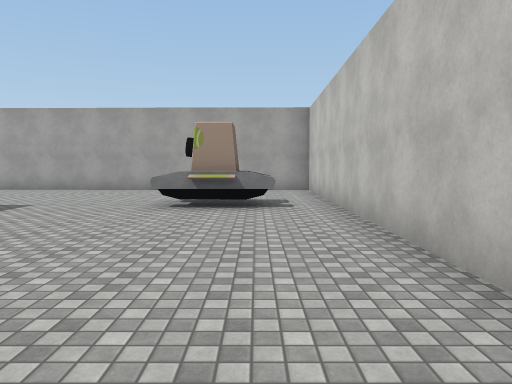
[1] (above)

24 first-person views from a walk through a scene from a Unity 3-D project. The camera is 1.5 m above the floor, tilts 4° down and sees 70° across. The floor is counted in squares, 2.2 m on a side. Each view is taken from the middle of a square. On the plan, view 1 faces up. The plan holds only what a view shows up to about 11 squares ahead; the rest is blank. The place goes on beyond the plan. The player character is not drawn. Some surface patterns are stand-ins.

[2]
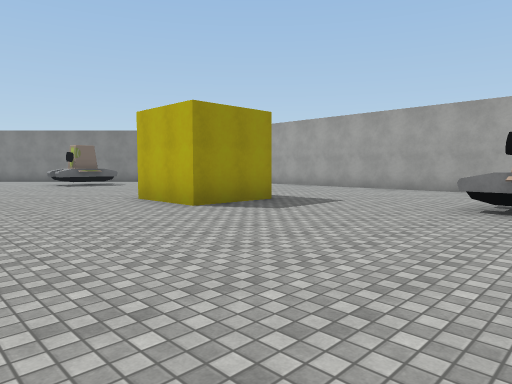

[3]
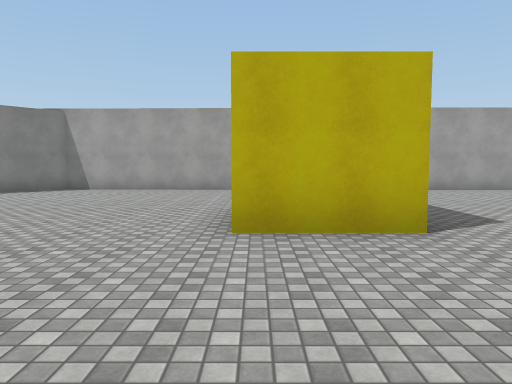

[4]
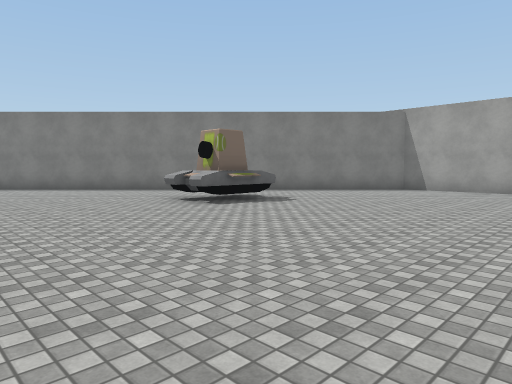

[5]
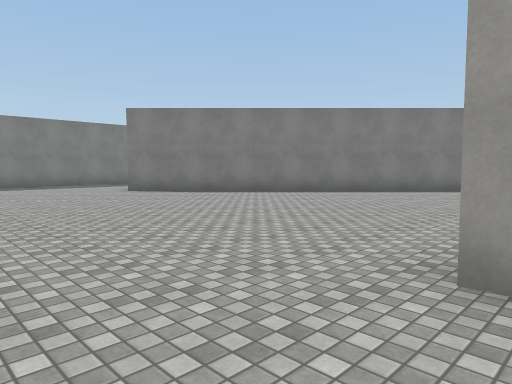

[6]
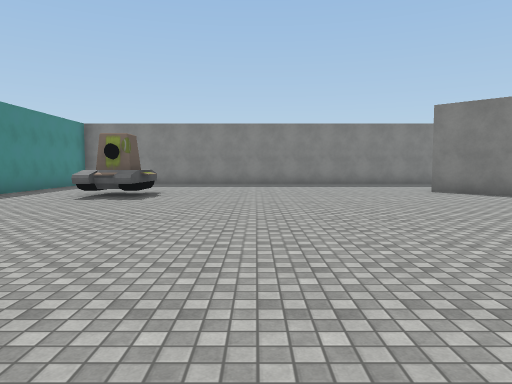

[7]
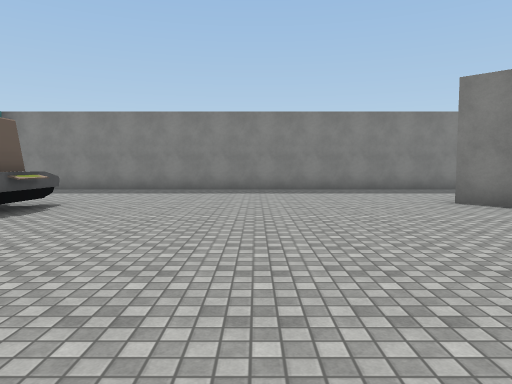

[8]
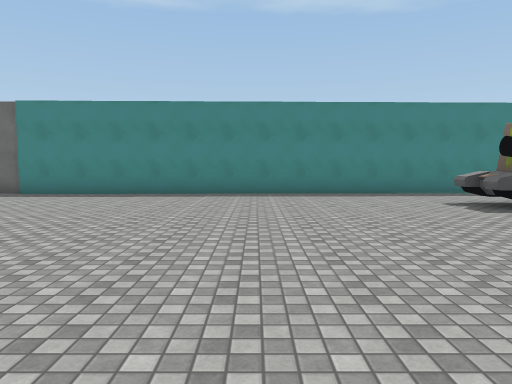

[9]
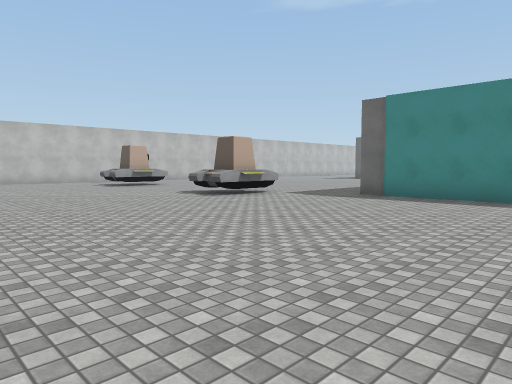

[10]
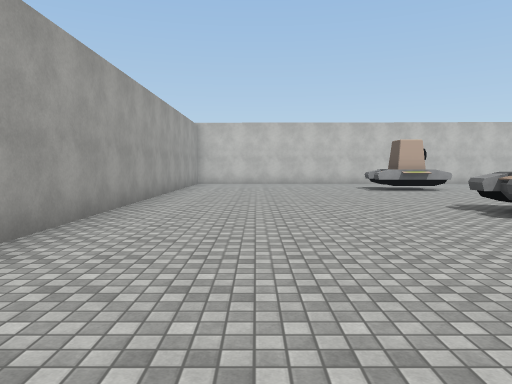

[11]
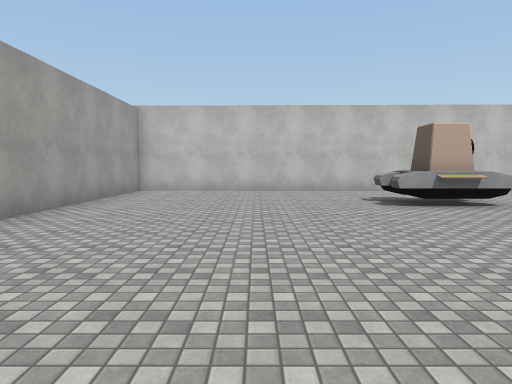

[12]
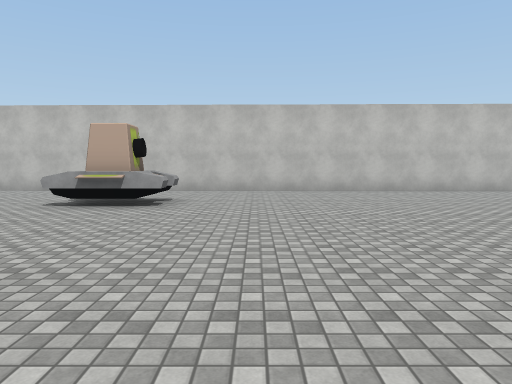

[13]
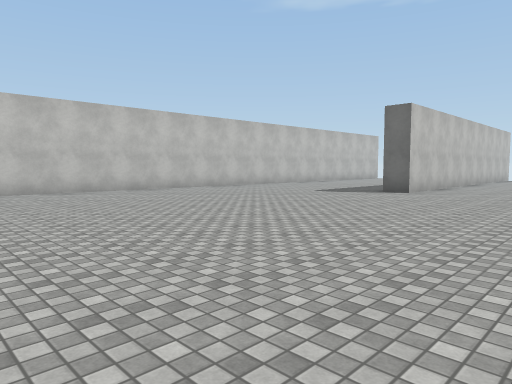

[14]
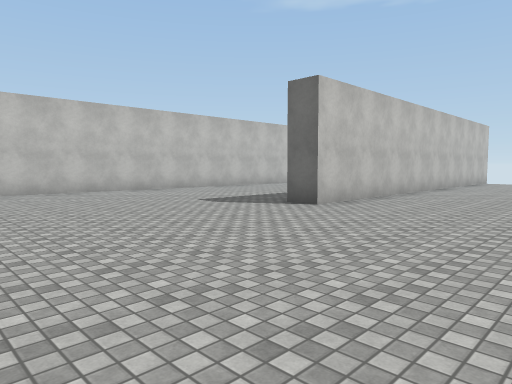

[15]
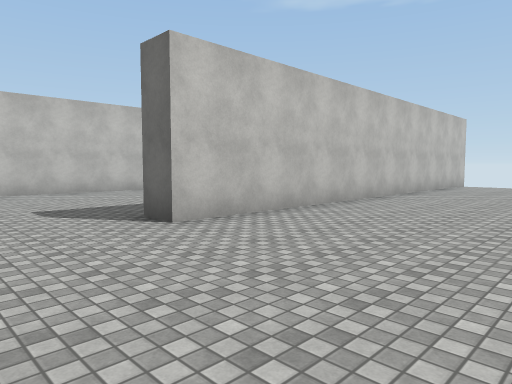

[16]
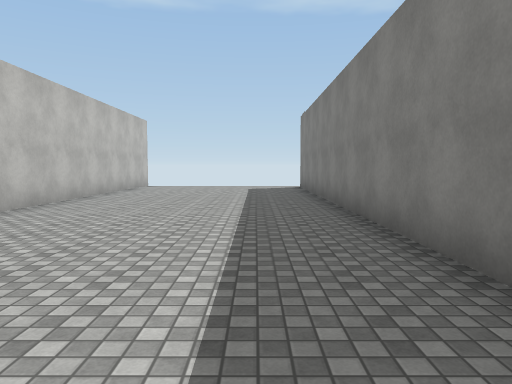

[17]
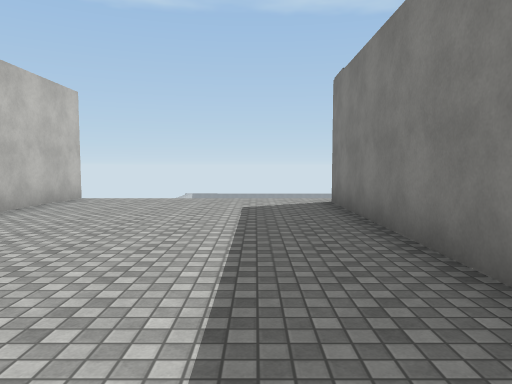

[18]
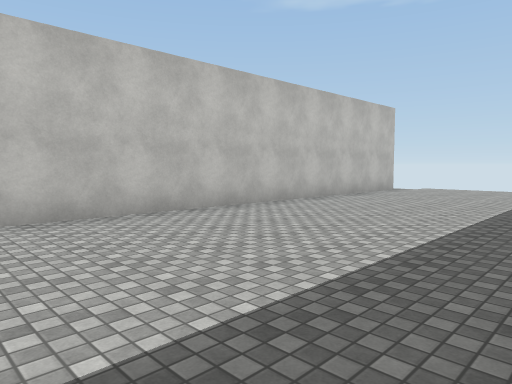

[19]
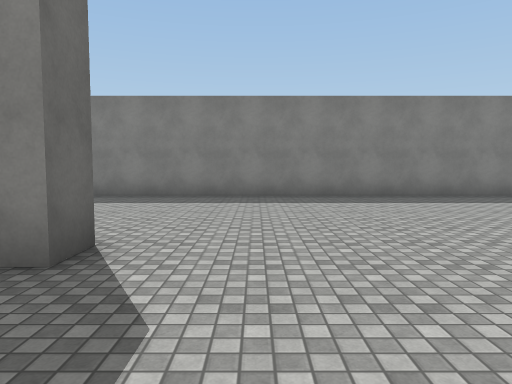

[20]
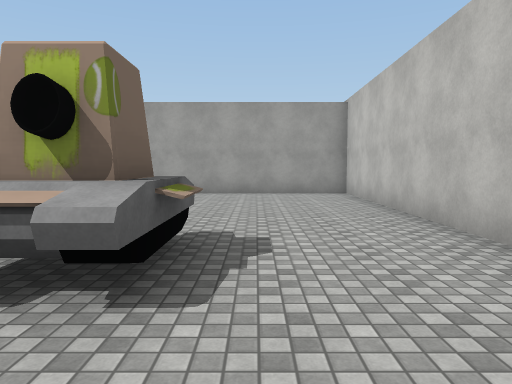

[21]
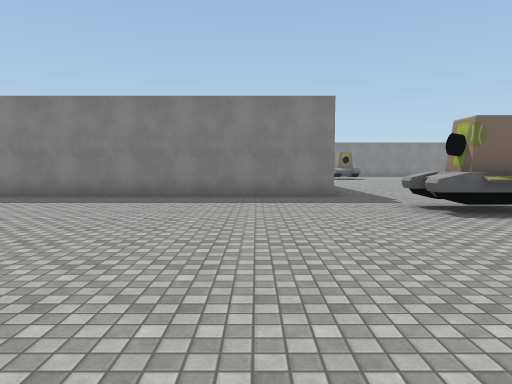

[22]
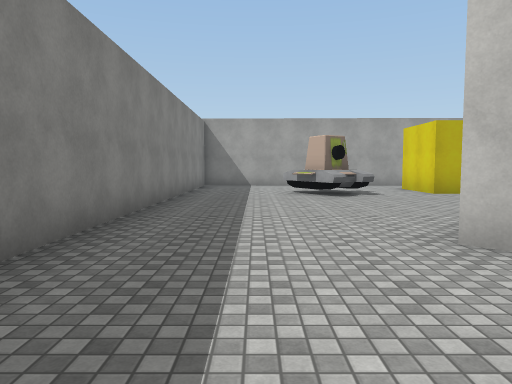

[23]
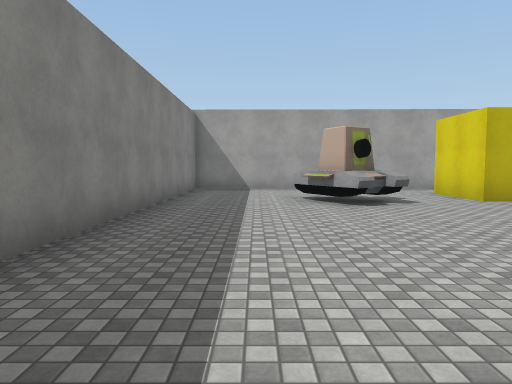

[24]
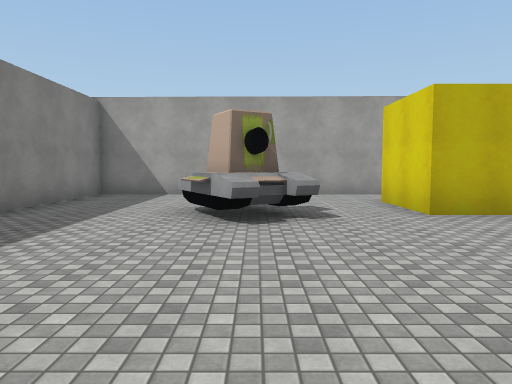

### Floor plan
Points are (right, up) in squares from view 1. A wall is a line through its corners. A room is listed if a view was taken in it or the views show most of it. See-through windows are left out.
Room 1 (views 1, 2, 3, 4, 5, 6, 7, 8, 9, 10, 11, 12, 13, 14, 15, 16, 17, 18, 19, 20, 21, 22, 23, 24)
walls: (-24.1, -10.4) (-10.4, -10) (-10.4, -31); (-22.9, 0.9) (-23.3, 1.3); (-5.2, 5.8) (-5.2, 3.7) (-7.2, 3.7); (1.4, 1.9) (1.5, 10.6) (-12.6, 10.8) (-22.8, 0.6); (-19.4, 7.1) (-20.5, 7.1) (-20.5, 9.2); (-19.6, 10.9) (-26.8, 11) (-26.8, -9.9); (-5.2, -32.1) (-5.2, -20.4) (-4.4, -20.4); (0.7, -30.6) (1.3, -1.7) (-9.9, -1.7)
ways out: opening at (-19.5, 10); opening at (1.5, -31)
objects: other object (-24, 6) to (-23, 8); other object (-22, -8) to (-21, -7); other object (-14, 4) to (-13, 6); other object (-8, -9) to (-7, -8); other object (-3, -9) to (-2, -8); other object (-1, 6) to (0, 7)

Where each view was taken, in squares from view 1:
view 1: 0 up, 0 right, facing up
view 2: 0 up, 0 right, facing up-left
view 3: 0 up, 7 left, facing up
view 4: 0 up, 8 left, facing up-left
view 5: 4 down, 13 left, facing up-left
view 6: 4 down, 13 left, facing left
view 7: 3 down, 16 left, facing left
view 8: 1 down, 17 left, facing down
view 9: 2 down, 15 left, facing down-right
view 10: 4 down, 13 left, facing right
view 11: 5 down, 9 left, facing right
view 12: 11 down, 9 left, facing right
view 13: 11 down, 9 left, facing down-right
view 14: 15 down, 9 left, facing down-right
view 15: 18 down, 9 left, facing down-right
view 16: 19 down, 9 left, facing down
view 17: 24 down, 9 left, facing down
view 18: 20 down, 4 left, facing down-right
view 19: 19 down, 2 left, facing left
view 20: 11 down, 1 left, facing up
view 21: 12 down, 2 left, facing left
view 22: 2 down, 25 left, facing up
view 23: 0 up, 25 left, facing up
view 24: 2 up, 23 left, facing up
